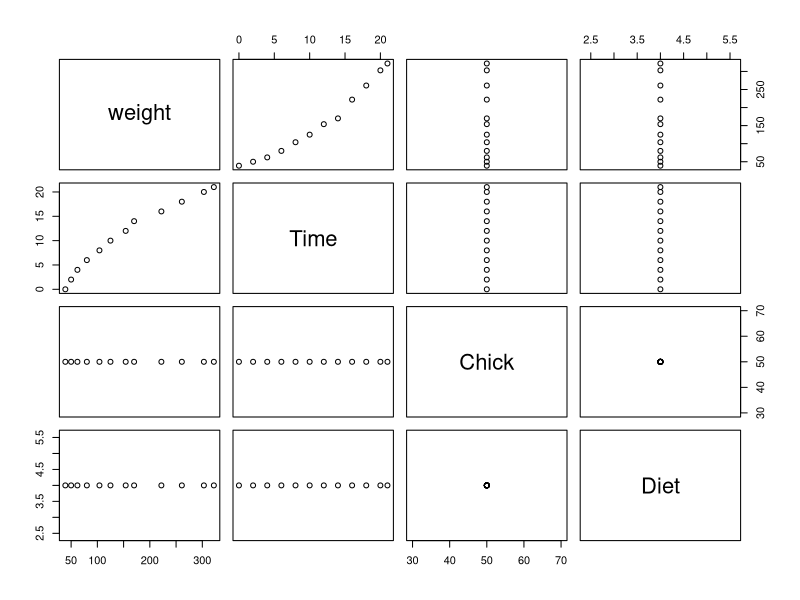
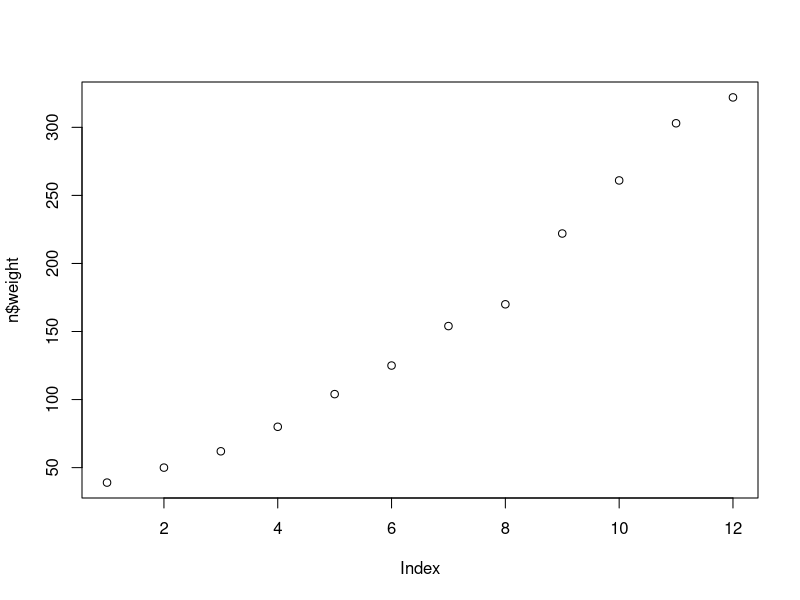
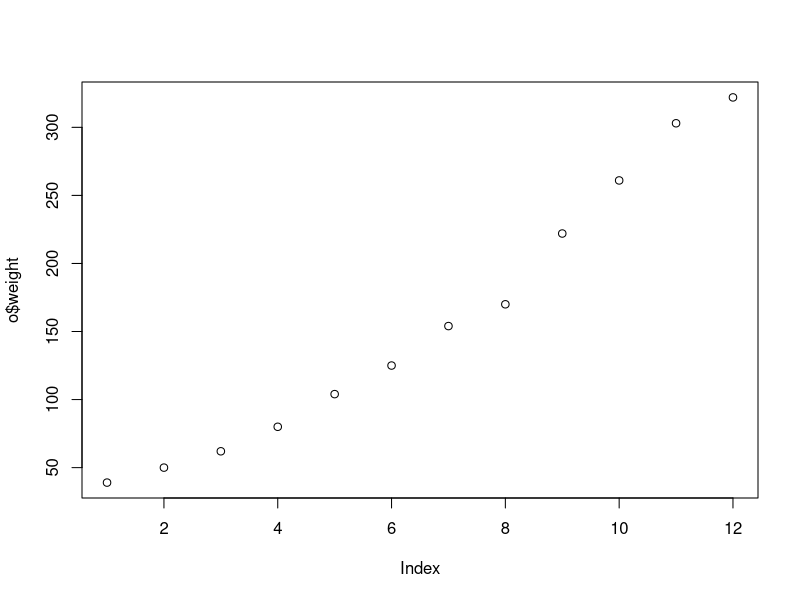
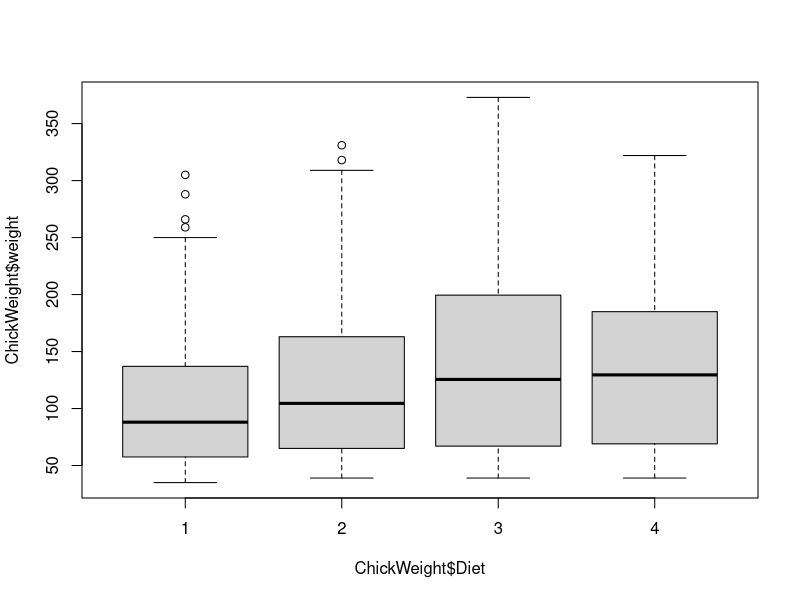

R code for these plots, in order:
a=1:10
b=1:10
c=11:20
str(a)
identical(a,b)
identical(a,c)

c=ChickWeight
c[,2]
x=c[,c("weight")]
y=ChickWeight$weight 
identical(x,y)

y=ChickWeight[,c(4,1)] 
identical(x,y)
ChickWeight[,c(2:4)]

m=ChickWeight[c(1,3,5,7,9),]
nrow(c)
n=c[ChickWeight$Chick == 48,] 
plot(n)
plot(n$weight)
o=subset(ChickWeight,Chick==48,select=c(Time,weight))
identical(n,o)
plot(o$weight)
boxplot(ChickWeight$weight ~ ChickWeight$Diet) 

